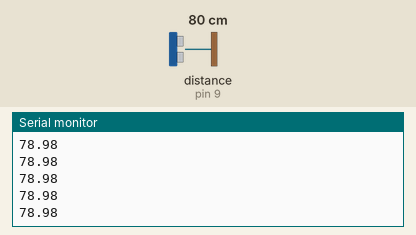
Simulated run of this sketch. Board: Arduino Uno, built with avr-gcc and run on an emulated ATmega328P. Parts: the last lines printed to the serial monitor. Wiring (inferred from the names in the program): ultrasonic range finder: trigger pin 8; echo pin 9. The inputs (shaded band) are chosen by the test bench; at power-on: distance to the obstacle (sensor on pin 9) 80 cm. The echo pulse lasts 58.3 µs per cm.

Above: at 1.2 s.
1.3 s: distance to the obstacle (sensor on pin 9) set to 2 cm
At 1.6 s:
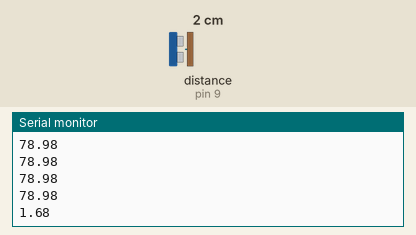
2.8 s: distance to the obstacle (sensor on pin 9) set to 4 cm
At 2.8 s:
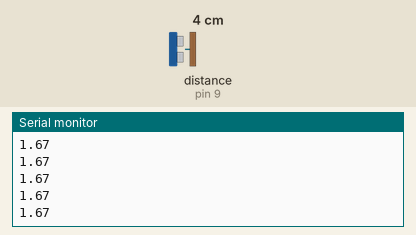
Timing chart, 0 to 5.8 s (numbered marks = the images above; inputs shaded):
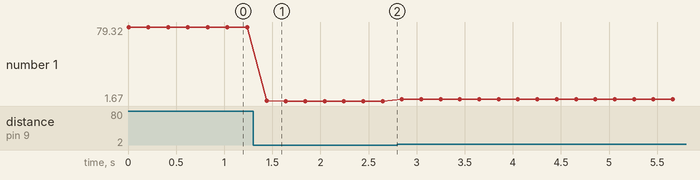

The sketch:

ultrasound.ino
```cpp
int trigpin=8;
int echopin=9;
float duration, distance;
void setup() {
  // put your setup code here, to run once:
pinMode(trigpin,OUTPUT);
pinMode(echopin,INPUT);
Serial.begin(9600);
}

void loop() {
  // put your main code here, to run repeatedly:
digitalWrite(trigpin,HIGH);
delayMicroseconds(10);
digitalWrite(trigpin,LOW);

duration=pulseIn(echopin,HIGH);
distance=(duration *0.034)/2;
Serial.println(distance);
delay(200);
}
```

Measured:
- after the input at 1.3 s, the serial monitor: prints a new line after 0.14 s (image 1)
- plotted number 1: 78.98 → 1.67 after the input at 1.3 s, 1.67 → 3.66 after the input at 2.8 s
